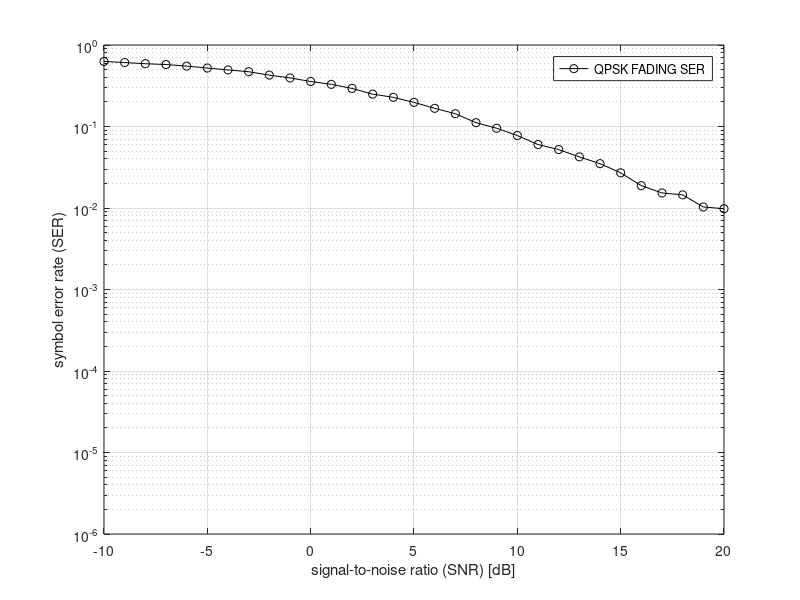

Write the MATLAB code that produced this figure.
%% ECE 5680 - Wireless Communication
%% HW2: Ques 4_2
%% Author: Arjun Jauhari
%% Email/Netid: aj526
%% Date: 09/24/2015
%% SISO: Monte-Carlo simulation for estimating SER(Symbol Error rate) of QPSK in Fading channel(y=hx+n) decision on(dot(h/|h|,y))

%clear all;close all;
function SER = HW2_Q4_2()
SNR_db = -10:20;  % Sweeping over SNR of -10dB to 20dB
SNR = 10.^(SNR_db/10);
sd = sqrt(2./SNR);  % Standard Deviation
var = sd.^2;        % Variance

% Number of Monte carlo iteration
T = 10000;

%% STEP 1 OF MONTE CARLO SIMULATION
%% Generating transmit data
S_qpsk = [1+1i 1-1i -1+1i -1-1i];    %%QPSK
x_qpsk = S_qpsk(randi([1 4], 1, T));

noise = zeros(1,T);
h_channel = zeros(1,T);
y = zeros(1,T);
y_new = zeros(1,T);
x_hat = zeros(1,T);
SER(1,length(sd)) = 0;

for k = 1:length(sd)
  %%STEP 2 OF M-C SIMULATION
  % Generating COMPLEX RANDOM NOISE WITH MEAN 0 AND VARIANCE VAR = N0
  noise = (1/sqrt(2))*sd(1,k)*randn(1,T) + 1i*(1/sqrt(2))*sd(1,k)*randn(1,T);

  % Generating COMPLEX RANDOM CHANNEL MODEL WITH MEAN 0 AND VARIANCE VAR = 1
  h_channel = (1/sqrt(2))*randn(1,T) + 1i*(1/sqrt(2))*randn(1,T);

  %%STEP 3 OF M-C SIMULATION
  %% RECEIVED SIGNAL ACCORDING TO RELATION y = hx + n
  y = h_channel.*x_qpsk + noise;

  %% STEP 4 OF M-C SIMULATION
  %% Using the detector threshold to do detection and get x_hat
  %% On receiver we do (h/|h|) dot with y, projection, Matched Filter, MRC
  %%y_new = conj(h_channel./abs(h_channel)).*y;
  y_new = dot(h_channel./norm(h_channel,2,'columns'),y,1);    %% dot product considering cols as vectors

  x_hat = sign(real(y_new)) + 1i*sign(imag(y_new));
        
  %% STEP 5 OF M-C SIMULATION
  %% Evaluate I
  SER(1,k) = mean(x_hat~=x_qpsk);
end

%figure(1)
%plot(abs(y(1,:)))
%plot(real(y(30,:)),imag(y(30,:)),'o')
%%PLOTTING
figure(1)
semilogy(SNR_db,SER,'ko-')
grid on
axis([-10 20 1e-6 1])
xlabel('signal-to-noise ratio (SNR) [dB]')
ylabel('symbol error rate (SER)')
legend('QPSK FADING SER')
